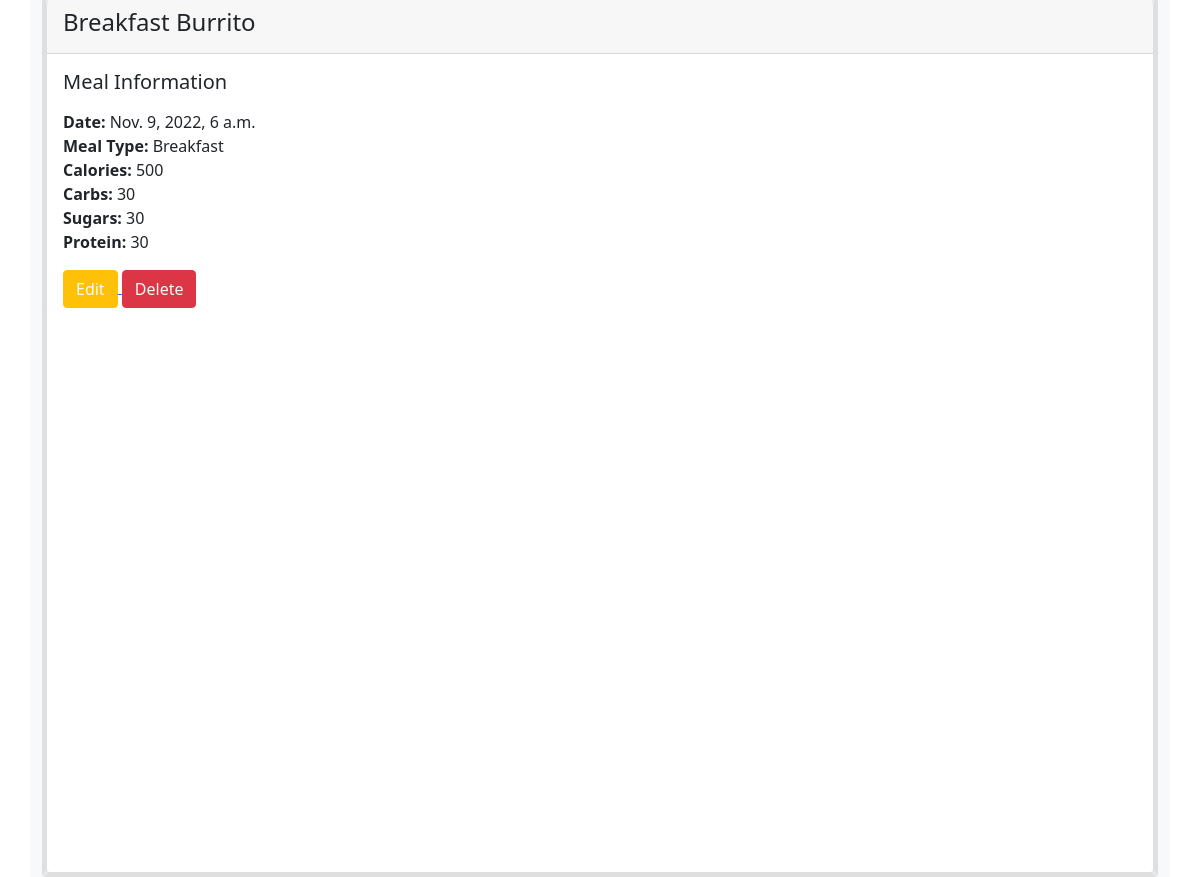
The page /diet/ (signed in, lower part) on the database as committed earlier.
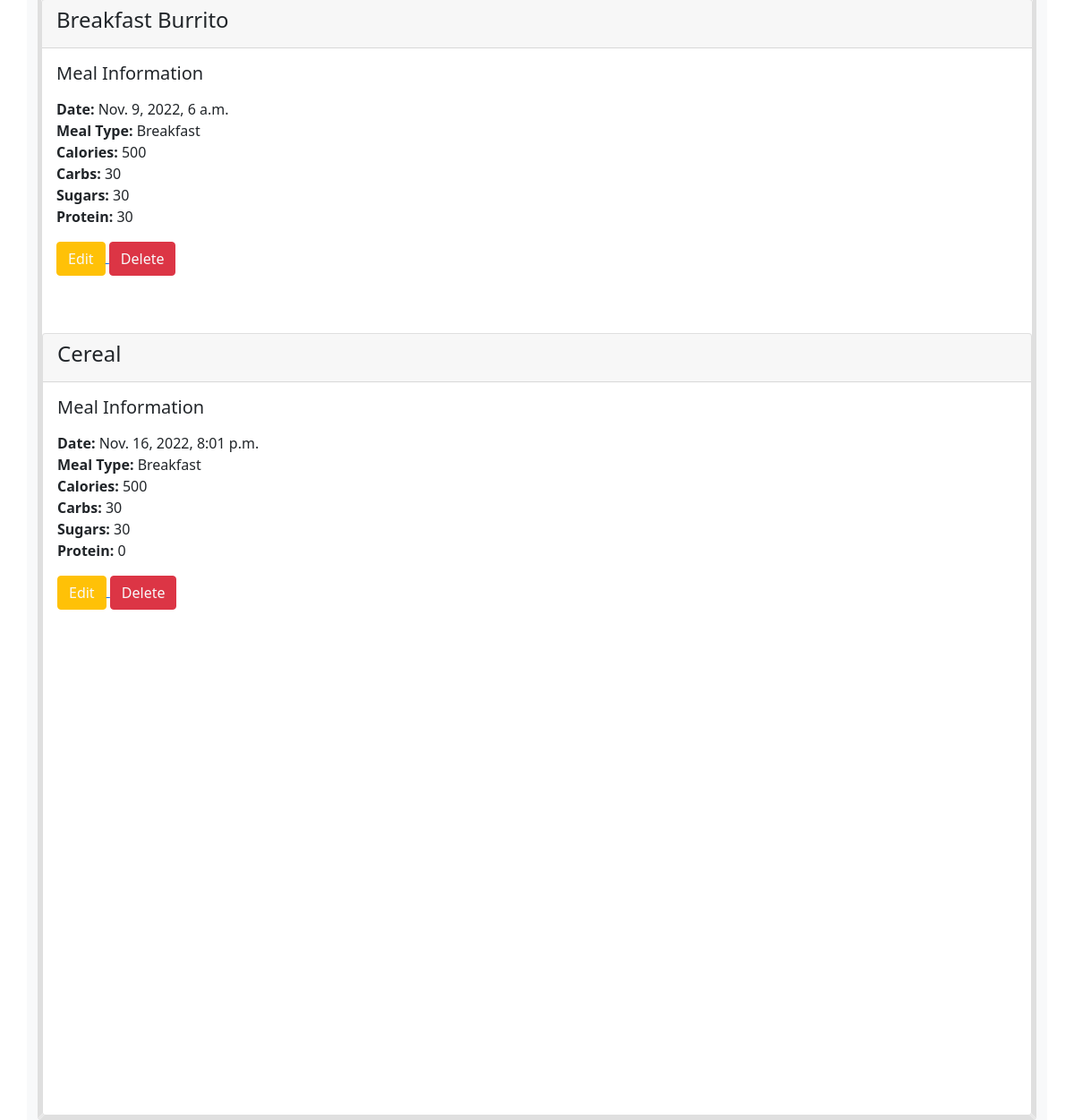
The same page on the database as committed later.
### diet/models.py (models this page shows)
class Meal(models.Model):
    MEAL_TYPES = [
        ('Breakfast', 'Breakfast'),
        ('Lunch', 'Lunch'),
        ('Dinner', 'Dinner'),
        ('Snack', 'Snack'),
    ]
    meal_name = models.CharField(max_length=100)
    meal_type = models.CharField(max_length=50, choices=MEAL_TYPES)
    calories = models.IntegerField()
    carbs = models.IntegerField()
    sugars = models.IntegerField()
    protein = models.IntegerField()
    user = models.ForeignKey(User, on_delete=models.CASCADE)
    created_at = models.DateTimeField(auto_now_add=True)

### diet/views.py (the view)
# urls.py: path('', views.diet_home, name="diet_home"),
@login_required
def diet_home(request):
    today = datetime.today()
    year = today.year
    month = today.month
    day = today.day
    filter = Meal.objects.filter(created_at__year=year,
                               created_at__month=month, created_at__day=day)
    meal = Meal.objects.all()
    total_sum = 0
    for item in filter:
        total_sum += item.calories
    return render(request, 'diet/diet_home.html', {'meal': meal, 'total_sum': total_sum, 'filter': filter})

### diet/templates/diet/diet_home.html (shortened to what this page needs)
{% extends 'base.html' %}
{% block body %}
    <div class="container p-0">
        {% for meal in meal %}
            <div class="card">
              <div class="card-header">
                  <h4>{{ meal.meal_name }}</h4>
              </div>
              <div class="card-body">
                  <h5>Meal Information</h5>
                <p class="card-text">
                    <li style="list-style-type: none"><strong>Date:</strong> {{ meal.created_at }}</li>
                    <li style="list-style-type: none"><strong>Meal Type:</strong> {{ meal.meal_type }}</li>
                    <li style="list-style-type: none"><strong>Calories:</strong> {{ meal.calories }}</li>
                    <li style="list-style-type: none"><strong>Carbs:</strong> {{ meal.carbs }}</li>
                    <li style="list-style-type: none"><strong>Sugars:</strong> {{ meal.sugars }}</li>
                    <li style="list-style-type: none"><strong>Protein:</strong> {{ meal.protein }}</li>
                </p>
                  <a href="{% url 'edit_meal' meal.id %}">
                      <button class="btn btn-warning text-light">Edit</button>
                  </a>
                  <a href="{% url 'delete_meal' meal.id %}">
                      <button class="btn btn-danger text-light">Delete</button>
                  </a>
              </div>
                <br><br>
        {% endfor %}
     <div id="piechart" style="width: 900px; height: 500px; padding: 25px;"></div>
</div>
{% endblock %}

Rows that differ between the two databases and show on the page:
added Meal: meal_name "Cereal", created_at "Nov. 16, 2022, 8:01 p.m.", meal_type "Breakfast", calories "500", carbs "30", sugars "30", protein "0"
